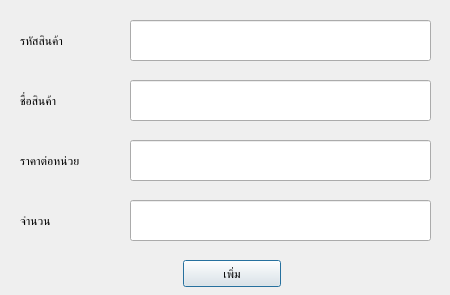
<?xml version="1.0" encoding="UTF-8"?>
<ui version="4.0">
 <class>AddItem</class>
 <widget class="QDialog" name="AddItem">
  <property name="geometry">
   <rect>
    <x>0</x>
    <y>0</y>
    <width>450</width>
    <height>295</height>
   </rect>
  </property>
  <property name="windowTitle">
   <string>Add Stock</string>
  </property>
  <widget class="QLabel" name="label">
   <property name="geometry">
    <rect>
     <x>20</x>
     <y>30</y>
     <width>101</width>
     <height>21</height>
    </rect>
   </property>
   <property name="text">
    <string>รหัสสินค้า</string>
   </property>
  </widget>
  <widget class="QLabel" name="label_2">
   <property name="geometry">
    <rect>
     <x>20</x>
     <y>90</y>
     <width>101</width>
     <height>21</height>
    </rect>
   </property>
   <property name="text">
    <string>ชื่อสินค้า</string>
   </property>
  </widget>
  <widget class="QLabel" name="label_3">
   <property name="geometry">
    <rect>
     <x>20</x>
     <y>150</y>
     <width>101</width>
     <height>21</height>
    </rect>
   </property>
   <property name="text">
    <string>ราคาต่อหน่วย</string>
   </property>
  </widget>
  <widget class="QLabel" name="label_4">
   <property name="geometry">
    <rect>
     <x>20</x>
     <y>210</y>
     <width>91</width>
     <height>21</height>
    </rect>
   </property>
   <property name="text">
    <string>จำนวน</string>
   </property>
  </widget>
  <widget class="QPushButton" name="add_button">
   <property name="geometry">
    <rect>
     <x>183</x>
     <y>260</y>
     <width>98</width>
     <height>27</height>
    </rect>
   </property>
   <property name="text">
    <string>เพิ่ม</string>
   </property>
  </widget>
  <widget class="QLineEdit" name="line_price">
   <property name="geometry">
    <rect>
     <x>130</x>
     <y>140</y>
     <width>301</width>
     <height>41</height>
    </rect>
   </property>
  </widget>
  <widget class="QLineEdit" name="line_units">
   <property name="geometry">
    <rect>
     <x>130</x>
     <y>200</y>
     <width>301</width>
     <height>41</height>
    </rect>
   </property>
  </widget>
  <widget class="QLineEdit" name="line_name">
   <property name="geometry">
    <rect>
     <x>130</x>
     <y>80</y>
     <width>301</width>
     <height>41</height>
    </rect>
   </property>
  </widget>
  <widget class="QLineEdit" name="line_barcode">
   <property name="geometry">
    <rect>
     <x>130</x>
     <y>20</y>
     <width>301</width>
     <height>41</height>
    </rect>
   </property>
  </widget>
 </widget>
 <resources/>
 <connections/>
</ui>
